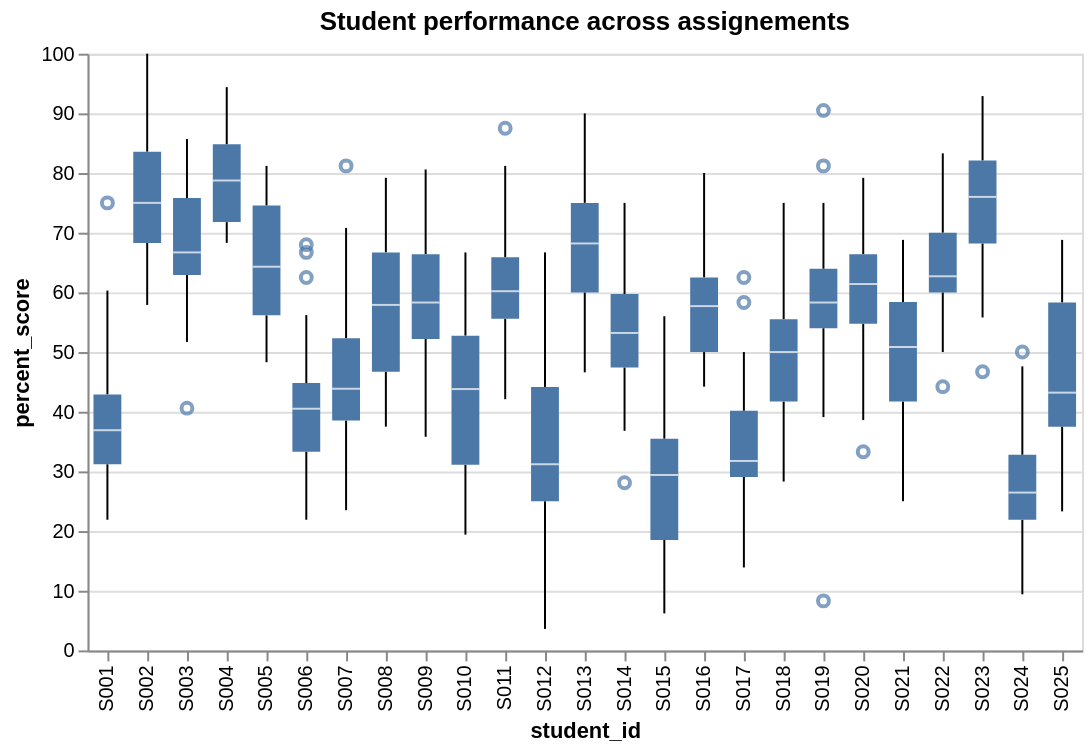

The cell this chart's notebook holds for it:
### Code cell
chart = alt.Chart(assignement_avg).mark_boxplot().encode(
    x=alt.X('student_id', sort='-y'),
    y=alt.Y('percent_score')
).properties(
    title='Student performance across assignements'
)
chart

### Figure 1 — Vega-Lite specification as saved in the notebook (floating-point values rounded to 4 significant figures; data arrays with more than 128 entries replaced by an {"elided": "..."} marker saying what was removed)
{"config": {"view": {"continuousWidth": 300, "continuousHeight": 300}}, "data": {"name": "data-d2f598a758f1012c3698cd56ed5c7ad5"}, "mark": {"type": "boxplot"}, "encoding": {"x": {"field": "student_id", "sort": "-y", "type": "nominal"}, "y": {"field": "percent_score", "type": "quantitative"}}, "title": "Student performance across assignements", "$schema": "https://vega.github.io/schema/vega-lite/v6.4.1.json", "datasets": {"data-d2f598a758f1012c3698cd56ed5c7ad5": {"elided": "798 records"}}}
